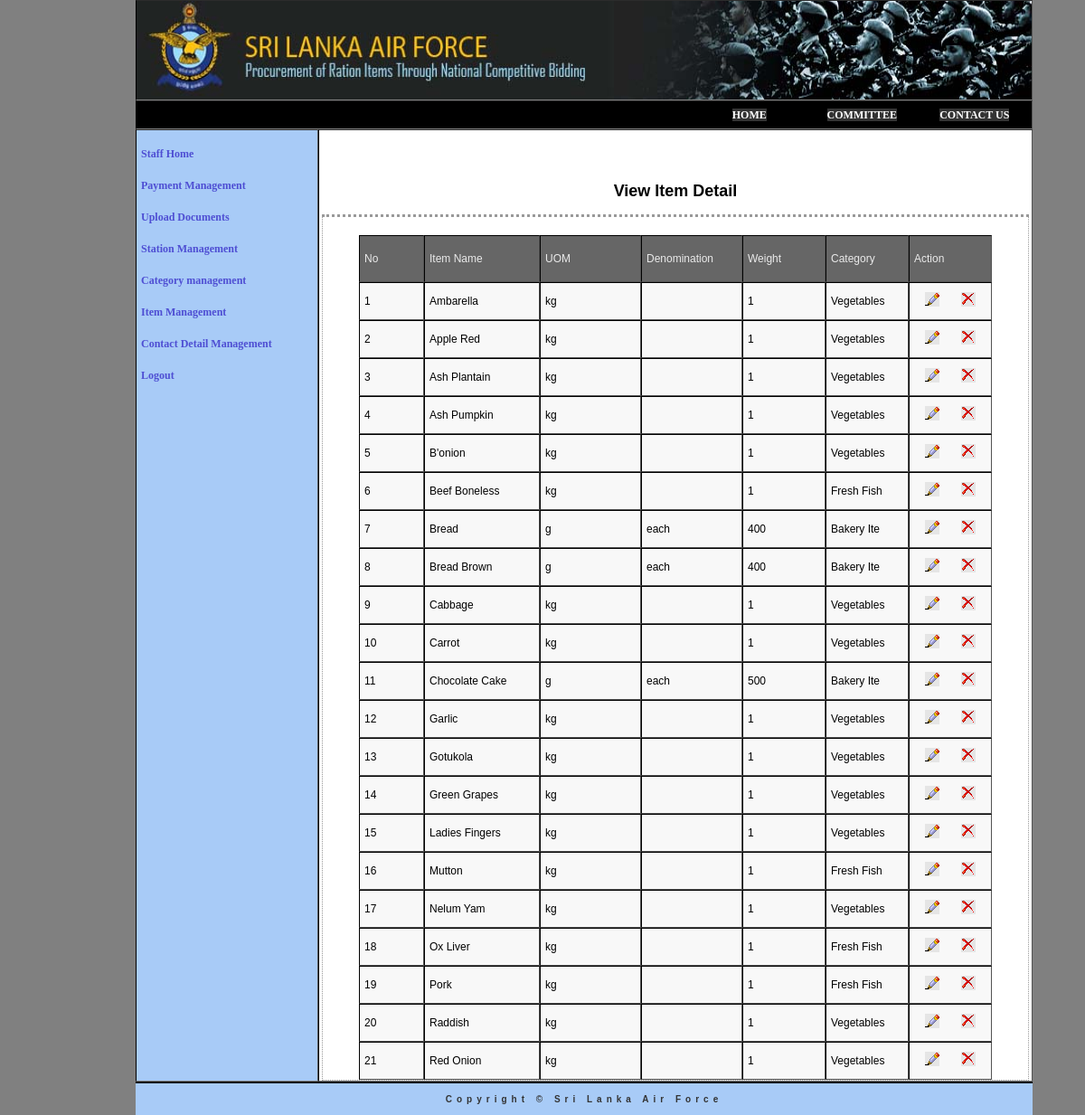
The app's page /admin/staff/itemView.php (signed in) with its own data.
### tables this page shows
CREATE TABLE IF NOT EXISTS `item` (
  `itemID` int(4) NOT NULL AUTO_INCREMENT,
  `itemName` varchar(50) NOT NULL,
  `UOM` varchar(5) NOT NULL,
  `itemCatID` int(2) NOT NULL,
  `denomination` varchar(8) NOT NULL,
  `weight` decimal(10,0) NOT NULL,
  PRIMARY KEY (`itemID`)
);

CREATE TABLE IF NOT EXISTS `category` (
  `catId` int(2) NOT NULL AUTO_INCREMENT,
  `catName` varchar(40) NOT NULL,
  `catDescription` varchar(75) NOT NULL,
  PRIMARY KEY (`catId`)
);

### admin/staff/itemView.php (the view, shortened to what this page needs)
<!DOCTYPE html PUBLIC "-//W3C//DTD XHTML 1.0 Transitional//EN" "http://www.w3.org/TR/xhtml1/DTD/xhtml1-transitional.dtd">
<html xmlns="http://www.w3.org/1999/xhtml">
<head>
<link href="../../include/MyStyle.css" rel="stylesheet" type="text/css" media="all" />
<link href="../../SpryAssets/SpryMenuBarHorizontal.css" rel="stylesheet" type="text/css" />
<link href="../../SpryAssets/SpryMenuBarVertical.css" rel="stylesheet" type="text/css" />
</head>
<body>
<table width="990" border="1" cellspacing="0" cellpadding="0" class="maintable" bgcolor="#A8CBF7">
  <tr >
      <td  colspan="3"  height="109" bgcolor="#000000"><img src="../../images/new.jpg" width="990" height="109"></td>
  </tr>
  <tr>
    <td  colspan="3" height="30" align="center"  bgcolor="#000000">
	<?php
	include("include_staffMainmenu.php");
	?>
</td>
  </tr>
  <tr>
    <td width="200" valign="top">
	<?php
	include("include_staffSubmenu2.php");
	?>
	</td>
    <td width="790" height="450" valign="top" align="center" bgcolor="#FFFFFF"><h2><br/><br/>View Item Detail</h2>
      <form id="form1" name="form1" method="post" action="<?php echo $_SERVER['PHP_SELF'];?>">
        <?php
	include("../../Include_Connection.php");
	 $sql = "SELECT * FROM item, category WHERE category.catId=item.itemCatID ORDER BY itemName ";
	 $result = mysql_query($sql, $conn) or die(mysql_error());
 		?>
     <div class="container">
 <table width="700" border="1" cellspacing="0" cellpadding="5" align="center" class="subtable">
  <tr align="center" class="subtableheading">
    <td height="40" width="60">No</td>
    <td>Item Name</td>
    <td width="100">UOM</td>
    <td width="100">Denomination</td>
    <td width="80">Weight</td>
    <td width="80" >Category</td>
    <td width="80" >Action</td>
     </tr>
 <?php
 $b=0;
 while ($newArray = mysql_fetch_array($result))
 { $b++;
?>
 <tr class="tabletxt">
    <td height="30"><?php echo $b; ?></td>
    <td><?php echo $newArray['itemName']; ?></td>
    <td><?php echo $newArray['UOM']; ?></td>
    <td><?php echo $newArray['denomination']; ?>  </td>
   	<td><?php echo $newArray['weight']; ?></td>
   	<td><?php echo substr($newArray['catName'],0,10); ?></td>
    <td colspan="2" align="center">
    <a href="itemEdit.php?ID=<?php echo $newArray['itemID']; ?>"><img src="../../images/b_edit.png" width="16" height="16" alt="EDIT" border="0" /></a>&nbsp;&nbsp;  &nbsp; &nbsp;
    <a href="itemDelete.php?ID=<?php echo $newArray['itemID']; ?>"><img src="../../images/b_drop.png" width="16" height="16" alt="DELETE" border="0" /></a>
   	</td>
  </tr>
 <?php
 }
?>
</table>
 </div>
 </form>
     </td>
   </tr>
  <tr>
    <td colspan="3" align="center" class="copyr" height="35"> Copyright &copy; Sri Lanka Air Force</td>
  </tr>
</table>
</body>
</html>

### include/MyStyle.css (style rules this page uses)
body { font-family: Georgia, "Times New Roman", Times, serif; font-size: 12px; background-color:#808080 ; margin-top: 0px; margin-right: 0px; margin-bottom: 0px; margin-left: 150px; }
img { background-color: #E5E5E5; border:; }
.copyr { font-family: Verdana, Geneva, sans-serif; font-size: 10px; font-style: normal; font-weight: bold; font-variant: normal; color: #333; text-decoration: none; letter-spacing: 5px; border-top-width: 2px; border-right-width: 0px; border-bottom-width: 0px; border-left-width: 0px; border-top-color: #000; border-right-color: #000; border-bottom-color: #000; border-left-color: #000; }
.maintable { font-family: Verdana, Geneva, sans-serif; font-size: 12px; color: #000; margin: 0px; border-top-width: 0px; border-right-width: 0px; border-bottom-width: 0px; border-left-width: 0px; border-top-style: none; border-right-style: solid; border-bottom-style: none; border-left-style: solid; border-right-color: #000; border-left-color: #000; background-color: #A8CBF7; }
.subtable { font-family: Verdana, Geneva, sans-serif; font-size: 12px; background-color: #F8F8F8; border-top-color: #000; border-right-color: #000; border-bottom-color: #000; border-left-color: #000; border-top-width: 0px; border-right-width: 0px; border-bottom-width: 0px; border-left-width: 0px; }
.subtableheading { font-family: Verdana, Geneva, sans-serif; font-size: 12px; color: #EAEAEA; text-decoration: none; background-color: #666; text-align: left; height: auto; }
a { font-family: Georgia, "Times New Roman", Times, serif; font-size: 12px; font-weight: bold; color: #4E4ED3; text-decoration: none; }
.container { width: 780px; border-right-width: 1px; border-bottom-width: 1px; border-left-width: 1px; border-left-width: 1px; border-right-style: dotted; border-bottom-style: dotted; border-left-style: dotted; border-top-style: dotted; border-right-color: #999; border-bottom-color: #999; border-left-color: #999; border-top-color: #999; margin-top: auto; margin-right: auto; margin-bottom: auto; margin-left: auto; padding-top: 20px; }

### admin/staff/include_staffSubmenu2.php (style rules this page uses)
body { behavior:url(cssHoverFix.htc); }

### records on screen
item: itemName "Ambarella", UOM "kg", weight "1", category.catName "Vegetables"
item: itemName "Apple Red", UOM "kg", weight "1", category.catName "Vegetables"
item: itemName "Ash Plantain", UOM "kg", weight "1", category.catName "Vegetables"
item: itemName "Ash Pumpkin", UOM "kg", weight "1", category.catName "Vegetables"
item: itemName "B'onion", UOM "kg", weight "1", category.catName "Vegetables"
item: itemName "Beef Boneless", UOM "kg", weight "1", category.catName "Fresh Fish"
item: itemName "Bread", UOM "g", denomination "each", weight "400", category.catName "Bakery Ite"
item: itemName "Bread Brown", UOM "g", denomination "each", weight "400", category.catName "Bakery Ite"
item: itemName "Cabbage", UOM "kg", weight "1", category.catName "Vegetables"
item: itemName "Carrot", UOM "kg", weight "1", category.catName "Vegetables"
item: itemName "Chocolate Cake", UOM "g", denomination "each", weight "500", category.catName "Bakery Ite"
item: itemName "Garlic", UOM "kg", weight "1", category.catName "Vegetables"
item: itemName "Gotukola", UOM "kg", weight "1", category.catName "Vegetables"
item: itemName "Green Grapes", UOM "kg", weight "1", category.catName "Vegetables"
item: itemName "Ladies Fingers", UOM "kg", weight "1", category.catName "Vegetables"
item: itemName "Mutton", UOM "kg", weight "1", category.catName "Fresh Fish"
item: itemName "Nelum Yam", UOM "kg", weight "1", category.catName "Vegetables"
item: itemName "Ox Liver", UOM "kg", weight "1", category.catName "Fresh Fish"
item: itemName "Pork", UOM "kg", weight "1", category.catName "Fresh Fish"
item: itemName "Raddish", UOM "kg", weight "1", category.catName "Vegetables"
item: itemName "Red Onion", UOM "kg", weight "1", category.catName "Vegetables"
